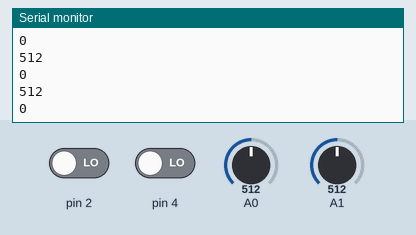
This sketch was run on a simulated Arduino Uno, built with avr-gcc and run on an emulated ATmega328P. On the bench: the last lines printed to the serial monitor. The inputs (shaded band) are chosen by the test bench; at power-on: A0 = 512, A1 = 512, pin 2 LOW, pin 4 LOW.

Above: at 1.2 s.
1.3 s: A0 set to 716
At 2.0 s:
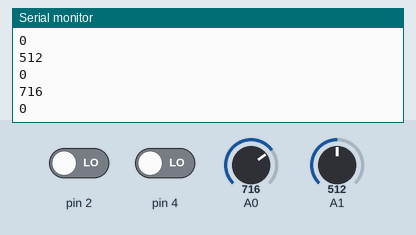
2.8 s: A1 set to 306
At 3.9 s:
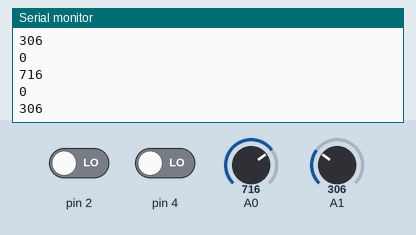
4.3 s: pin 2 driven HIGH
5.8 s: A0 set to 900
At 6.7 s:
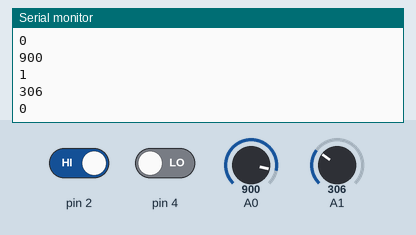
7.3 s: A1 set to 122
At 7.8 s:
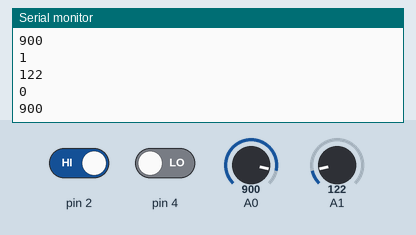
Timing chart, 0 to 9.8 s (numbered marks = the images above; inputs shaded):
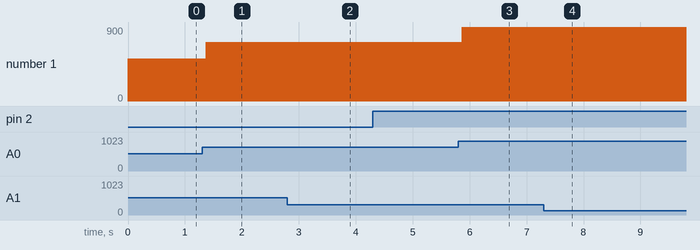

The sketch:

device-inputs.ino
```cpp
void setup(){
  Serial.begin(9600);
  pinMode(2, INPUT);
  pinMode(4, INPUT);
}

void loop(){
  Serial.println(digitalRead(2));
  Serial.println(analogRead(A1));
  Serial.println(digitalRead(4));
  Serial.println(analogRead(A0));

}
```

Measured:
- after the input at 1.3 s, the serial monitor: prints a new line after 0.08 s (image 1)
- after the input at 2.8 s, the serial monitor: prints a new line after 0.08 s (image 2)
- after the input at 5.8 s, the serial monitor: prints a new line after 0.07 s (image 3)
- after the input at 7.3 s, the serial monitor: prints a new line after 0.07 s (image 4)
- plotted number 1: 512 → 306 after the input at 2.8 s
